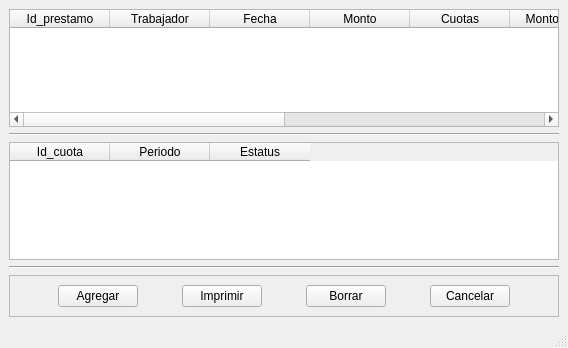
<?xml version="1.0" encoding="UTF-8"?>
<ui version="4.0">
 <class>MainWindow</class>
 <widget class="QMainWindow" name="MainWindow">
  <property name="geometry">
   <rect>
    <x>0</x>
    <y>0</y>
    <width>568</width>
    <height>348</height>
   </rect>
  </property>
  <property name="windowTitle">
   <string>Prestamos/adelantos</string>
  </property>
  <widget class="QWidget" name="centralwidget">
   <layout class="QVBoxLayout" name="verticalLayout">
    <item>
     <widget class="QTableWidget" name="tabla_prestamos">
      <property name="toolTip">
       <string>&lt;html&gt;&lt;head/&gt;&lt;body&gt;&lt;p&gt;El estatus &amp;quot;ABIERTO&amp;quot; significa que el crédito no ha sido abonado al trabajador, por lo tanto el mismo puede ser borrado haciendo click sobre la línea del crédito y luego presionando el botón &amp;quot;Borrar&amp;quot;. El estatus &amp;quot;PENDIENTE&amp;quot;, significa que el crédito fue abonado al trabajador y ahora debe ser cobrado. El estatus &amp;quot;PAGADO&amp;quot; significa que el trabajador ha pagado todas las cuotas del crédito.&lt;/p&gt;&lt;p&gt;&lt;br/&gt;&lt;/p&gt;&lt;p&gt;&lt;br/&gt;&lt;/p&gt;&lt;/body&gt;&lt;/html&gt;</string>
      </property>
      <property name="sortingEnabled">
       <bool>true</bool>
      </property>
      <column>
       <property name="text">
        <string>Id_prestamo</string>
       </property>
      </column>
      <column>
       <property name="text">
        <string>Trabajador</string>
       </property>
      </column>
      <column>
       <property name="text">
        <string>Fecha</string>
       </property>
      </column>
      <column>
       <property name="text">
        <string>Monto</string>
       </property>
      </column>
      <column>
       <property name="text">
        <string>Cuotas</string>
       </property>
      </column>
      <column>
       <property name="text">
        <string>Monto Cuota</string>
       </property>
      </column>
      <column>
       <property name="text">
        <string>Estatus</string>
       </property>
      </column>
      <column>
       <property name="text">
        <string>Cuotas Pendientes</string>
       </property>
      </column>
      <column>
       <property name="text">
        <string>Monto Pendiente</string>
       </property>
      </column>
      <column>
       <property name="text">
        <string>Nota</string>
       </property>
      </column>
     </widget>
    </item>
    <item>
     <widget class="Line" name="line">
      <property name="orientation">
       <enum>Qt::Horizontal</enum>
      </property>
     </widget>
    </item>
    <item>
     <widget class="QTableWidget" name="tabla_detalles">
      <property name="toolTip">
       <string>&lt;html&gt;&lt;head/&gt;&lt;body&gt;&lt;p&gt;Muestra un detalle de cada couta del prestamos seleecionado en la tabla de arriba.&lt;/p&gt;&lt;/body&gt;&lt;/html&gt;</string>
      </property>
      <column>
       <property name="text">
        <string>Id_cuota</string>
       </property>
      </column>
      <column>
       <property name="text">
        <string>Periodo</string>
       </property>
      </column>
      <column>
       <property name="text">
        <string>Estatus</string>
       </property>
      </column>
     </widget>
    </item>
    <item>
     <widget class="Line" name="line_2">
      <property name="orientation">
       <enum>Qt::Horizontal</enum>
      </property>
     </widget>
    </item>
    <item>
     <widget class="QFrame" name="frame">
      <property name="frameShape">
       <enum>QFrame::StyledPanel</enum>
      </property>
      <property name="frameShadow">
       <enum>QFrame::Raised</enum>
      </property>
      <layout class="QHBoxLayout" name="horizontalLayout">
       <item>
        <spacer name="horizontalSpacer">
         <property name="orientation">
          <enum>Qt::Horizontal</enum>
         </property>
         <property name="sizeHint" stdset="0">
          <size>
           <width>40</width>
           <height>20</height>
          </size>
         </property>
        </spacer>
       </item>
       <item>
        <widget class="QPushButton" name="agregar">
         <property name="toolTip">
          <string>&lt;html&gt;&lt;head/&gt;&lt;body&gt;&lt;p&gt;Presionar para registrar un préstamo a un trabajador.&lt;/p&gt;&lt;/body&gt;&lt;/html&gt;</string>
         </property>
         <property name="text">
          <string>Agregar</string>
         </property>
        </widget>
       </item>
       <item>
        <spacer name="horizontalSpacer_5">
         <property name="orientation">
          <enum>Qt::Horizontal</enum>
         </property>
         <property name="sizeHint" stdset="0">
          <size>
           <width>40</width>
           <height>20</height>
          </size>
         </property>
        </spacer>
       </item>
       <item>
        <widget class="QPushButton" name="imprimir">
         <property name="toolTip">
          <string>&lt;html&gt;&lt;head/&gt;&lt;body&gt;&lt;p&gt;Imprime el contrato del préstamo que esté seleccionado.&lt;/p&gt;&lt;/body&gt;&lt;/html&gt;</string>
         </property>
         <property name="text">
          <string>Imprimir</string>
         </property>
        </widget>
       </item>
       <item>
        <spacer name="horizontalSpacer_2">
         <property name="orientation">
          <enum>Qt::Horizontal</enum>
         </property>
         <property name="sizeHint" stdset="0">
          <size>
           <width>39</width>
           <height>20</height>
          </size>
         </property>
        </spacer>
       </item>
       <item>
        <widget class="QPushButton" name="borrar">
         <property name="toolTip">
          <string>&lt;html&gt;&lt;head/&gt;&lt;body&gt;&lt;p&gt;Borra el préstamo que esté seleccionado siempre y cuando el mismo tenga un estatus &amp;quot;ABIERTO&amp;quot;&lt;/p&gt;&lt;/body&gt;&lt;/html&gt;</string>
         </property>
         <property name="text">
          <string>Borrar</string>
         </property>
        </widget>
       </item>
       <item>
        <spacer name="horizontalSpacer_3">
         <property name="orientation">
          <enum>Qt::Horizontal</enum>
         </property>
         <property name="sizeHint" stdset="0">
          <size>
           <width>40</width>
           <height>20</height>
          </size>
         </property>
        </spacer>
       </item>
       <item>
        <widget class="QPushButton" name="cancelar">
         <property name="toolTip">
          <string>&lt;html&gt;&lt;head/&gt;&lt;body&gt;&lt;p&gt;Cierra la ventana actual.&lt;/p&gt;&lt;/body&gt;&lt;/html&gt;</string>
         </property>
         <property name="text">
          <string>Cancelar</string>
         </property>
        </widget>
       </item>
       <item>
        <spacer name="horizontalSpacer_4">
         <property name="orientation">
          <enum>Qt::Horizontal</enum>
         </property>
         <property name="sizeHint" stdset="0">
          <size>
           <width>40</width>
           <height>20</height>
          </size>
         </property>
        </spacer>
       </item>
      </layout>
     </widget>
    </item>
   </layout>
  </widget>
  <widget class="QMenuBar" name="menubar">
   <property name="geometry">
    <rect>
     <x>0</x>
     <y>0</y>
     <width>568</width>
     <height>18</height>
    </rect>
   </property>
  </widget>
  <widget class="QStatusBar" name="statusbar"/>
 </widget>
 <resources/>
 <connections/>
</ui>
